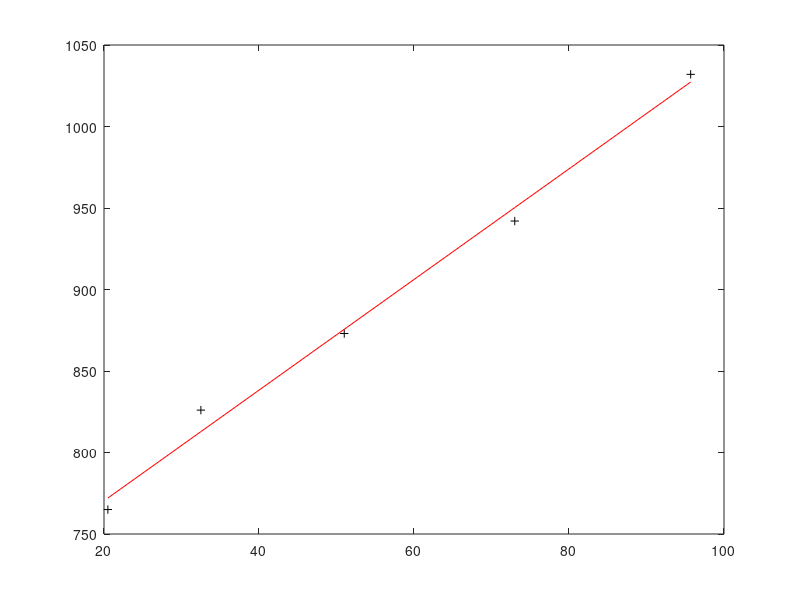

MATLAB code for this plot:
t=[20.5 32.5 51 73 95.7];
r=[765 826 873 942 1032];
aa=polyfit(t,r,1);
a=aa(1)
b=aa(2)
y=polyval(aa,t);
plot(t,r,'k+',t,y,'r')